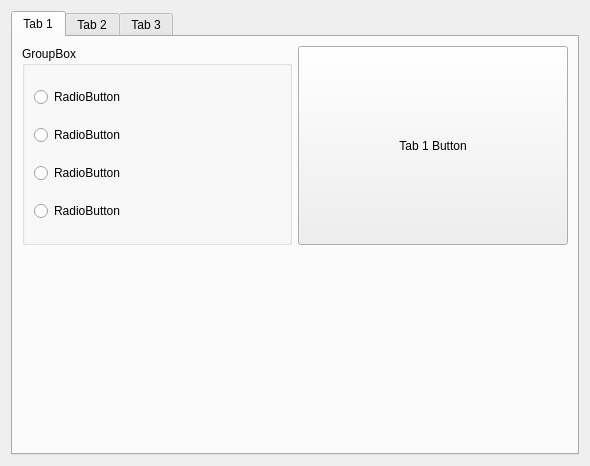
<?xml version="1.0" encoding="UTF-8"?>
<ui version="4.0">
 <class>Widget</class>
 <widget class="QWidget" name="Widget">
  <property name="geometry">
   <rect>
    <x>0</x>
    <y>0</y>
    <width>590</width>
    <height>466</height>
   </rect>
  </property>
  <property name="windowTitle">
   <string>Widget</string>
  </property>
  <layout class="QVBoxLayout" name="verticalLayout_6">
   <item>
    <widget class="QTabWidget" name="tabWidget">
     <property name="currentIndex">
      <number>0</number>
     </property>
     <widget class="QWidget" name="tab">
      <attribute name="title">
       <string>Tab 1</string>
      </attribute>
      <layout class="QVBoxLayout" name="verticalLayout_3">
       <item>
        <layout class="QVBoxLayout" name="verticalLayout_2">
         <item>
          <layout class="QHBoxLayout" name="horizontalLayout">
           <item>
            <widget class="QGroupBox" name="groupBox">
             <property name="title">
              <string>GroupBox</string>
             </property>
             <layout class="QVBoxLayout" name="verticalLayout">
              <item>
               <widget class="QRadioButton" name="radioButton">
                <property name="text">
                 <string>RadioButton</string>
                </property>
               </widget>
              </item>
              <item>
               <widget class="QRadioButton" name="radioButton_2">
                <property name="text">
                 <string>RadioButton</string>
                </property>
               </widget>
              </item>
              <item>
               <widget class="QRadioButton" name="radioButton_3">
                <property name="text">
                 <string>RadioButton</string>
                </property>
               </widget>
              </item>
              <item>
               <widget class="QRadioButton" name="radioButton_4">
                <property name="text">
                 <string>RadioButton</string>
                </property>
               </widget>
              </item>
             </layout>
            </widget>
           </item>
           <item>
            <widget class="QPushButton" name="tab1Button">
             <property name="sizePolicy">
              <sizepolicy hsizetype="Minimum" vsizetype="Expanding">
               <horstretch>0</horstretch>
               <verstretch>0</verstretch>
              </sizepolicy>
             </property>
             <property name="text">
              <string>Tab 1 Button</string>
             </property>
            </widget>
           </item>
          </layout>
         </item>
         <item>
          <spacer name="verticalSpacer">
           <property name="orientation">
            <enum>Qt::Vertical</enum>
           </property>
           <property name="sizeHint" stdset="0">
            <size>
             <width>20</width>
             <height>40</height>
            </size>
           </property>
          </spacer>
         </item>
        </layout>
       </item>
      </layout>
     </widget>
     <widget class="QWidget" name="tab_2">
      <attribute name="title">
       <string>Tab 2</string>
      </attribute>
      <layout class="QVBoxLayout" name="verticalLayout_4">
       <item>
        <widget class="QPushButton" name="pushButton_2">
         <property name="text">
          <string>Tab 2</string>
         </property>
        </widget>
       </item>
       <item>
        <widget class="QPushButton" name="pushButton_3">
         <property name="text">
          <string>PushButton</string>
         </property>
        </widget>
       </item>
       <item>
        <widget class="QPushButton" name="pushButton_4">
         <property name="text">
          <string>PushButton</string>
         </property>
        </widget>
       </item>
       <item>
        <spacer name="verticalSpacer_2">
         <property name="orientation">
          <enum>Qt::Vertical</enum>
         </property>
         <property name="sizeHint" stdset="0">
          <size>
           <width>20</width>
           <height>299</height>
          </size>
         </property>
        </spacer>
       </item>
      </layout>
     </widget>
     <widget class="QWidget" name="tab_3">
      <attribute name="title">
       <string>Tab 3</string>
      </attribute>
      <layout class="QVBoxLayout" name="verticalLayout_5">
       <item>
        <widget class="QListView" name="listView"/>
       </item>
       <item>
        <widget class="QPushButton" name="pushButton_5">
         <property name="text">
          <string>PushButton</string>
         </property>
        </widget>
       </item>
      </layout>
     </widget>
    </widget>
   </item>
  </layout>
 </widget>
 <resources/>
 <connections/>
</ui>
